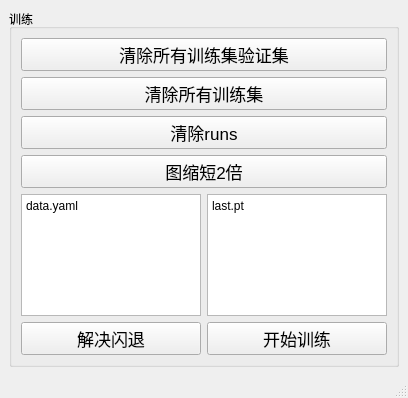
<?xml version="1.0" encoding="UTF-8"?>
<ui version="4.0">
 <class>MainWindow</class>
 <widget class="QMainWindow" name="MainWindow">
  <property name="geometry">
   <rect>
    <x>0</x>
    <y>0</y>
    <width>408</width>
    <height>398</height>
   </rect>
  </property>
  <property name="windowTitle">
   <string>yolo-ui</string>
  </property>
  <widget class="QWidget" name="centralwidget">
   <property name="sizePolicy">
    <sizepolicy hsizetype="Ignored" vsizetype="Ignored">
     <horstretch>0</horstretch>
     <verstretch>0</verstretch>
    </sizepolicy>
   </property>
   <layout class="QVBoxLayout" name="verticalLayout_3">
    <item>
     <widget class="QGroupBox" name="groupBox">
      <property name="title">
       <string>训练</string>
      </property>
      <layout class="QVBoxLayout" name="verticalLayout">
       <item>
        <widget class="QPushButton" name="pushButton">
         <property name="font">
          <font>
           <pointsize>13</pointsize>
          </font>
         </property>
         <property name="text">
          <string>清除所有训练集验证集</string>
         </property>
        </widget>
       </item>
       <item>
        <widget class="QPushButton" name="pushButton_2">
         <property name="sizePolicy">
          <sizepolicy hsizetype="Minimum" vsizetype="Fixed">
           <horstretch>0</horstretch>
           <verstretch>0</verstretch>
          </sizepolicy>
         </property>
         <property name="font">
          <font>
           <pointsize>13</pointsize>
          </font>
         </property>
         <property name="text">
          <string>清除所有训练集</string>
         </property>
        </widget>
       </item>
       <item>
        <widget class="QPushButton" name="pushButton_4">
         <property name="sizePolicy">
          <sizepolicy hsizetype="Minimum" vsizetype="Fixed">
           <horstretch>0</horstretch>
           <verstretch>0</verstretch>
          </sizepolicy>
         </property>
         <property name="font">
          <font>
           <pointsize>13</pointsize>
          </font>
         </property>
         <property name="text">
          <string>清除runs</string>
         </property>
        </widget>
       </item>
       <item>
        <widget class="QPushButton" name="pushButton_5">
         <property name="sizePolicy">
          <sizepolicy hsizetype="Minimum" vsizetype="Fixed">
           <horstretch>0</horstretch>
           <verstretch>0</verstretch>
          </sizepolicy>
         </property>
         <property name="font">
          <font>
           <pointsize>13</pointsize>
          </font>
         </property>
         <property name="text">
          <string>图缩短2倍</string>
         </property>
        </widget>
       </item>
       <item>
        <layout class="QHBoxLayout" name="horizontalLayout_2">
         <item>
          <widget class="QTextEdit" name="textEdit_2">
           <property name="sizePolicy">
            <sizepolicy hsizetype="Expanding" vsizetype="Ignored">
             <horstretch>0</horstretch>
             <verstretch>0</verstretch>
            </sizepolicy>
           </property>
           <property name="html">
            <string>&lt;!DOCTYPE HTML PUBLIC &quot;-//W3C//DTD HTML 4.0//EN&quot; &quot;http://www.w3.org/TR/REC-html40/strict.dtd&quot;&gt;
&lt;html&gt;&lt;head&gt;&lt;meta name=&quot;qrichtext&quot; content=&quot;1&quot; /&gt;&lt;style type=&quot;text/css&quot;&gt;
p, li { white-space: pre-wrap; }
&lt;/style&gt;&lt;/head&gt;&lt;body style=&quot; font-family:'SimSun'; font-size:9pt; font-weight:400; font-style:normal;&quot;&gt;
&lt;p style=&quot; margin-top:0px; margin-bottom:0px; margin-left:0px; margin-right:0px; -qt-block-indent:0; text-indent:0px;&quot;&gt;data.yaml&lt;/p&gt;&lt;/body&gt;&lt;/html&gt;</string>
           </property>
          </widget>
         </item>
         <item>
          <widget class="QTextEdit" name="textEdit">
           <property name="sizePolicy">
            <sizepolicy hsizetype="Expanding" vsizetype="Ignored">
             <horstretch>0</horstretch>
             <verstretch>0</verstretch>
            </sizepolicy>
           </property>
           <property name="html">
            <string>&lt;!DOCTYPE HTML PUBLIC &quot;-//W3C//DTD HTML 4.0//EN&quot; &quot;http://www.w3.org/TR/REC-html40/strict.dtd&quot;&gt;
&lt;html&gt;&lt;head&gt;&lt;meta name=&quot;qrichtext&quot; content=&quot;1&quot; /&gt;&lt;style type=&quot;text/css&quot;&gt;
p, li { white-space: pre-wrap; }
&lt;/style&gt;&lt;/head&gt;&lt;body style=&quot; font-family:'SimSun'; font-size:9pt; font-weight:400; font-style:normal;&quot;&gt;
&lt;p style=&quot; margin-top:0px; margin-bottom:0px; margin-left:0px; margin-right:0px; -qt-block-indent:0; text-indent:0px;&quot;&gt;last.pt&lt;/p&gt;&lt;/body&gt;&lt;/html&gt;</string>
           </property>
          </widget>
         </item>
        </layout>
       </item>
       <item>
        <layout class="QHBoxLayout" name="horizontalLayout">
         <item>
          <widget class="QPushButton" name="pushButton_6">
           <property name="sizePolicy">
            <sizepolicy hsizetype="Minimum" vsizetype="Fixed">
             <horstretch>0</horstretch>
             <verstretch>0</verstretch>
            </sizepolicy>
           </property>
           <property name="font">
            <font>
             <pointsize>13</pointsize>
            </font>
           </property>
           <property name="text">
            <string>解决闪退</string>
           </property>
          </widget>
         </item>
         <item>
          <widget class="QPushButton" name="pushButton_3">
           <property name="sizePolicy">
            <sizepolicy hsizetype="Minimum" vsizetype="Fixed">
             <horstretch>0</horstretch>
             <verstretch>0</verstretch>
            </sizepolicy>
           </property>
           <property name="font">
            <font>
             <pointsize>13</pointsize>
            </font>
           </property>
           <property name="text">
            <string>开始训练</string>
           </property>
          </widget>
         </item>
        </layout>
       </item>
      </layout>
     </widget>
    </item>
   </layout>
  </widget>
  <widget class="QMenuBar" name="menubar">
   <property name="geometry">
    <rect>
     <x>0</x>
     <y>0</y>
     <width>408</width>
     <height>26</height>
    </rect>
   </property>
  </widget>
  <widget class="QStatusBar" name="statusbar"/>
  <action name="action">
   <property name="text">
    <string>账号密码</string>
   </property>
  </action>
 </widget>
 <resources/>
 <connections/>
</ui>
